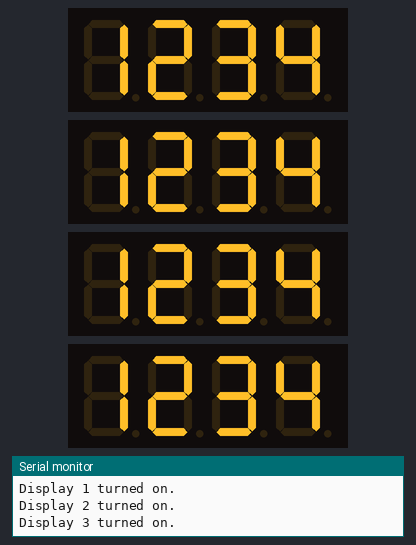
A sketch run on a simulated Arduino Mega 2560, built with avr-gcc and run on an emulated ATmega2560. Shown: 4 × 4-digit seven-segment display, the last lines printed to the serial monitor.

Above: at 0.1 s.
At 5.01 s:
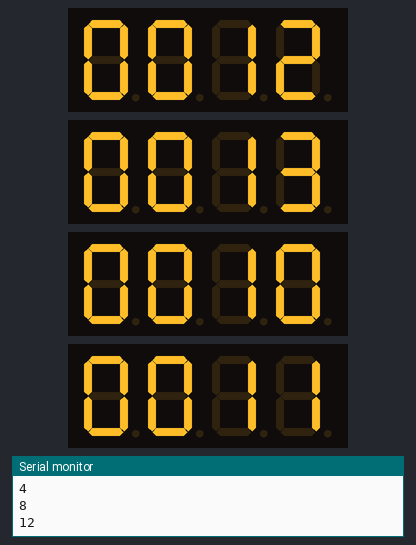
At 9.9 s:
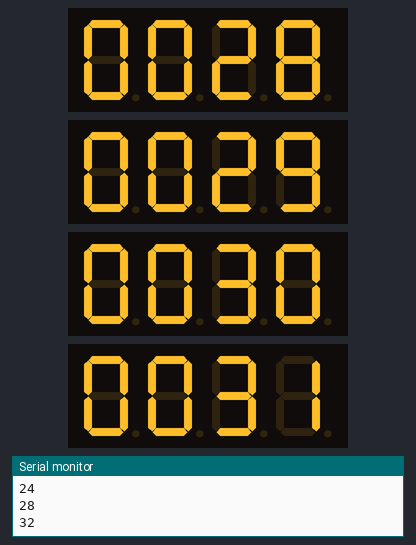
At 19.93 s:
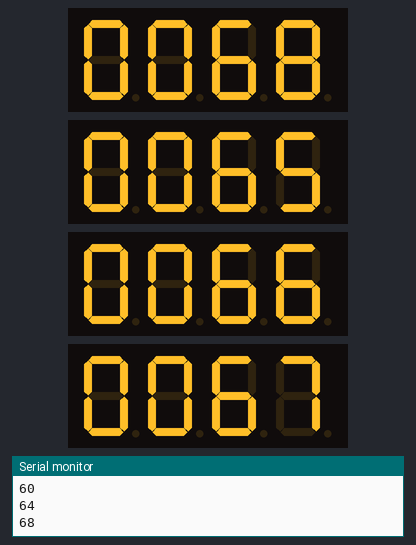
At 29.7 s:
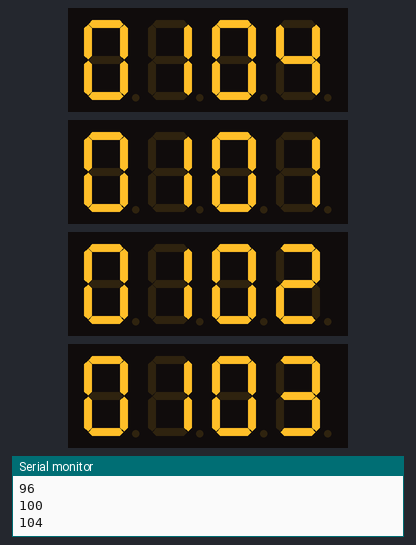
At 39.73 s:
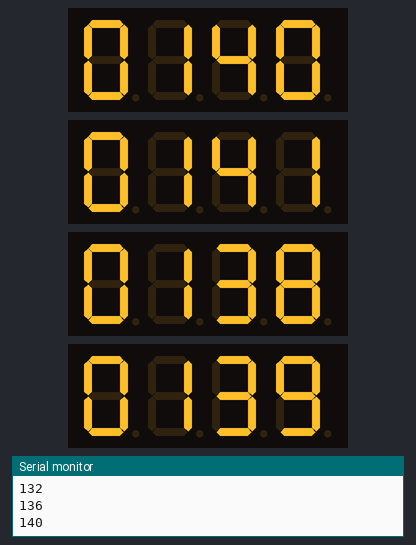

The sketch:

led_displays_test.ino
```cpp
#include <TM1637Display.h>

const int dio_pins[] = {28, 22, 26, 24};
const int clk_pin = 30;

TM1637Display display0(clk_pin, dio_pins[0]);
TM1637Display display1(clk_pin, dio_pins[1]);
TM1637Display display2(clk_pin, dio_pins[2]);
TM1637Display display3(clk_pin, dio_pins[3]);

TM1637Display displays[] = {display0, display1, display2, display3};
int counter = 0;

void setup() {
  Serial.begin(115200);
  for (int i=0; i<4; i++) {
    displays[i].setBrightness(0x0f);
    displays[i].showNumberDec(1234, true);
    Serial.println("Display " + String(i) + " turned on.");
  }
  delay(1000);
}

void loop() {
  for (int i=0; i<4; i++) {
    delay(250);
    displays[i].showNumberDec(counter + i, true);
  }
  counter += 4;
  Serial.println(counter);
}
```
